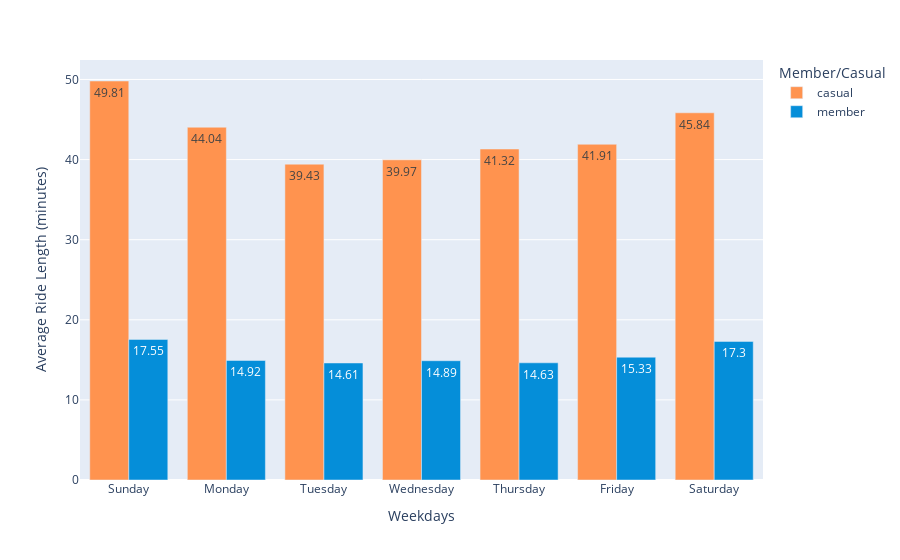

Here is the notebook cell this chart was saved with:
### Code cell
fig_6 = round(df.groupby(['day_of_week', 'member_casual'], as_index=False).mean(),2)

px.bar(fig_6, x = 'day_of_week', y = 'ride_length',
        color = 'member_casual',
        barmode='group',
        text = 'ride_length', 
        labels = {'ride_length': 'Average Ride Length (minutes)', 'member_casual': 'Member/Casual', 'day_of_week': 'Weekdays'},
        hover_name = 'member_casual', hover_data = {'member_casual': False, 'ride_length': True}, 
        color_discrete_map = {'casual': '#FF934F', 'member': '#058ED9'})

### Figure 1 — Plotly figure (JSON) as saved in the notebook; plotly's stock layout.template omitted (floating-point values rounded to 4 significant figures)
{"data": [{"alignmentgroup": "True", "customdata": [["casual"], ["casual"], ["casual"], ["casual"], ["casual"], ["casual"], ["casual"]], "hovertemplate": "<b>%{hovertext}</b><br><br>Weekdays=%{x}<br>Average Ride Length (minutes)=%{text}<extra></extra>", "hovertext": ["casual", "casual", "casual", "casual", "casual", "casual", "casual"], "legendgroup": "casual", "marker": {"color": "#FF934F", "pattern": {"shape": ""}}, "name": "casual", "offsetgroup": "casual", "orientation": "v", "showlegend": true, "text": [49.81, 44.04, 39.43, 39.97, 41.32, 41.91, 45.84], "textposition": "auto", "type": "bar", "x": ["Sunday", "Monday", "Tuesday", "Wednesday", "Thursday", "Friday", "Saturday"], "xaxis": "x", "y": [49.81, 44.04, 39.43, 39.97, 41.32, 41.91, 45.84], "yaxis": "y"}, {"alignmentgroup": "True", "customdata": [["member"], ["member"], ["member"], ["member"], ["member"], ["member"], ["member"]], "hovertemplate": "<b>%{hovertext}</b><br><br>Weekdays=%{x}<br>Average Ride Length (minutes)=%{text}<extra></extra>", "hovertext": ["member", "member", "member", "member", "member", "member", "member"], "legendgroup": "member", "marker": {"color": "#058ED9", "pattern": {"shape": ""}}, "name": "member", "offsetgroup": "member", "orientation": "v", "showlegend": true, "text": [17.55, 14.92, 14.61, 14.89, 14.63, 15.33, 17.3], "textposition": "auto", "type": "bar", "x": ["Sunday", "Monday", "Tuesday", "Wednesday", "Thursday", "Friday", "Saturday"], "xaxis": "x", "y": [17.55, 14.92, 14.61, 14.89, 14.63, 15.33, 17.3], "yaxis": "y"}], "layout": {"barmode": "group", "legend": {"title": {"text": "Member/Casual"}, "tracegroupgap": 0}, "margin": {"t": 60}, "xaxis": {"anchor": "y", "domain": [0, 1], "title": {"text": "Weekdays"}}, "yaxis": {"anchor": "x", "domain": [0, 1], "title": {"text": "Average Ride Length (minutes)"}}}}
